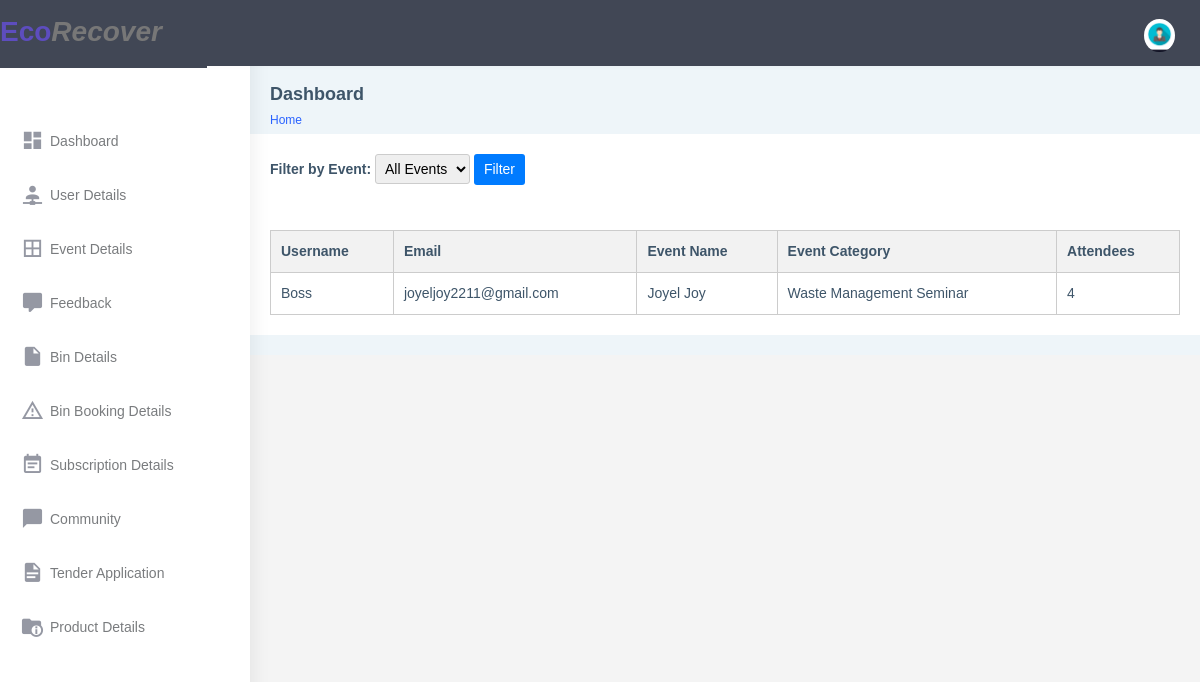
The page /booking_list/ (signed in) on the database as committed earlier.
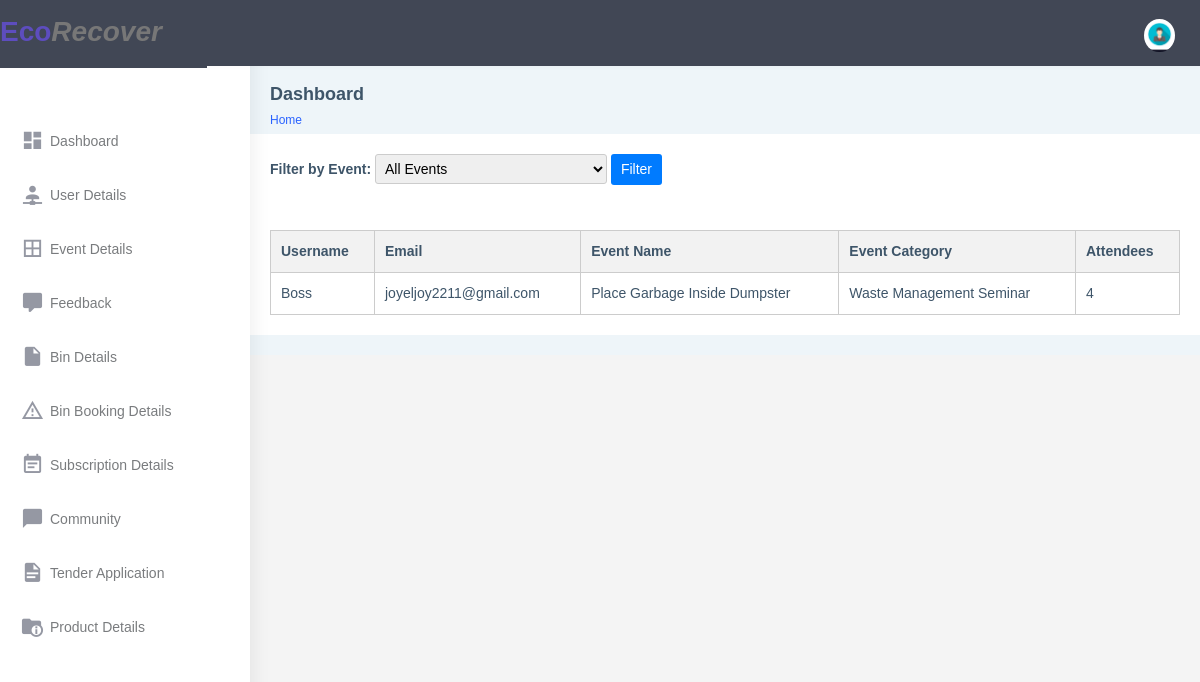
The same page on the database as committed later.
### app32/models.py (models this page shows, shortened)
class EventBooking(models.Model):
    booking_id = models.CharField(max_length=20, primary_key=True)
    user = models.ForeignKey(User, on_delete=models.CASCADE, default=None)
    event = models.ForeignKey(Event, on_delete=models.CASCADE, default=None)
    attendees = models.PositiveIntegerField()

class Event(models.Model):
    user = models.ForeignKey(User, on_delete=models.CASCADE, default=None)
    name = models.CharField(max_length=200)
    description = models.TextField()
    date = models.DateField()
    time = models.TimeField()
    location = models.CharField(max_length=200)
    max_participants = models.IntegerField(default=0)
    image = models.ImageField(upload_to='event_images/', null=True, blank=True)
    event_id = models.CharField(max_length=20, primary_key=True, default=None)
    category = models.CharField(max_length=50, default=None, choices=[
        ('category1', 'Environmental Cleanup Campaign'),
        ('category2', 'Waste Management Seminar'),
        ('category3', 'Expo'),
        ('category4', 'Composting Workshop'),
        ('category5', 'Environmental Hackathon'),
    ])

### app32/views.py (the view)
# urls.py: path('booking_list/', views.booking_list, name='booking_list'),
@never_cache
@login_required(login_url='loginn')
def booking_list(request):
    event_bookings = EventBooking.objects.all()
    events = Event.objects.all()
    selected_event = request.GET.get('event')  # Get the selected event from the query parameters
    if selected_event:
        event_bookings = event_bookings.filter(event__name=selected_event)
    context = {'event_bookings': event_bookings, 'events': events, 'selected_event': selected_event}
    return render(request, 'admin/event_booking_detail.html', context)

### templates/admin/event_booking_detail.html (shortened to what this page needs)
{% extends 'base.html' %}
{% load static %}
{% block content %}
</head>
<!DOCTYPE html>
<html lang="en">
<head>
</head>
<body>
    <div style="display: flex; align-items: center;">
        <form method="get">
            <label for="event" style="font-weight: bold;">Filter by Event:</label>
            <select id="event" name="event" style="padding: 5px; border: 1px solid #ccc; border-radius: 3px;">
                <option value="" style="font-style: italic;">All Events</option>
            </select>
            <button type="submit" style="padding: 5px 10px; background-color: #007bff; color: #fff; border: none; border-radius: 3px; cursor: pointer;">Filter</button>
        </form>
    </div>
    <br><br>
    {% if event_bookings %}
    <table>
        <thead>
            <tr>
                <th>Username</th>
                <th>Email</th>
                <th>Event Name</th>
                <th>Event Category</th>
                <th>Attendees</th>
            </tr>
        </thead>
        <tbody>
            {% for booking in event_bookings %}
                <tr>
                    <td>{{ booking.user.username }}</td>
                    <td>{{ booking.user.email }}</td>
                    <td>{{ booking.event.name }}</td>
                    <td>{{ booking.event.get_category_display }}</td>
                    <td>{{ booking.attendees }}</td>
                </tr>
            {% endfor %}
        </tbody>
    </table>
    {% else %}
    <p>No events booked.</p>
    {% endif %}
</body>
</div>
</div>
</div>
</html>
{% endblock content %}

Rows that differ between the two databases and show on the page:
changed through a linked row, EventBooking "Boss": event.name "Joyel Joy" → "Place Garbage Inside Dumpster"
